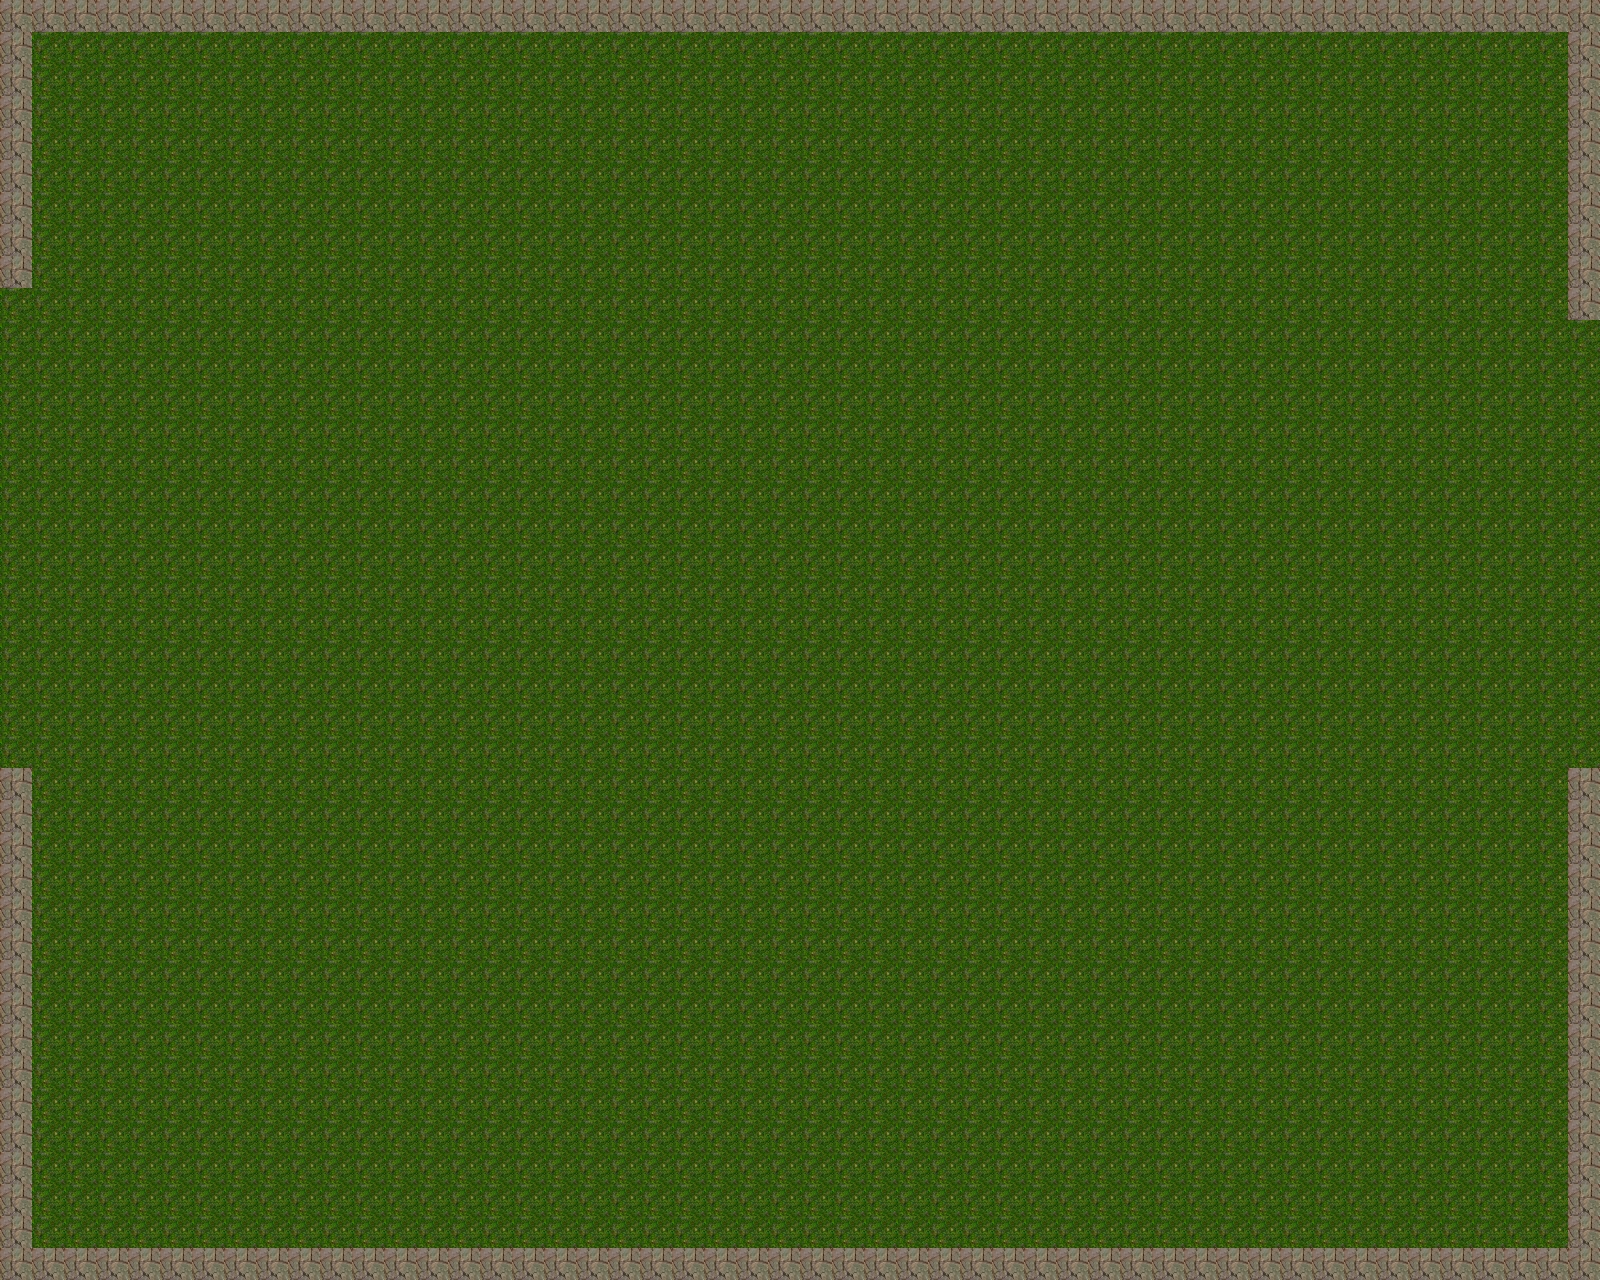

The image is a tile-based game level rendered from a .tmx file. Its description and source (layers, tilesets, objects; grid data summarised) follow:
An orthogonal 50x40 tile map with 32x32 px tiles, 1 tile layer (Tile Layer 1), 2 tilesets.

<map version="1.0" orientation="orthogonal" width="50" height="40" tilewidth="32" tileheight="32">
 <tileset firstgid="1" name="grass" tilewidth="32" tileheight="32">
  <image source="grass.png" width="128" height="128" />
 </tileset>
 <tileset firstgid="17" name="rocks" tilewidth="32" tileheight="32">
  <image source="rocks.png" width="128" height="128" />
  <tile id="0">
   <properties>
    <property name="blockType" value="0" />
    <property name="blocked" value="true" />
   </properties>
  </tile>
  <tile id="14">
   <properties>
    <property name="blockType" value="2" />
    <property name="blocked" value="true" />
   </properties>
  </tile>
  <tile id="15">
   <properties>
    <property name="blockType" value="3" />
    <property name="blocked" value="true" />
   </properties>
  </tile>
 </tileset>
 <layer name="Tile Layer 1" width="50" height="40">
  <data>[2000 cells, 2000 non-empty, 2 distinct tile ids]</data>
 </layer>
</map>
